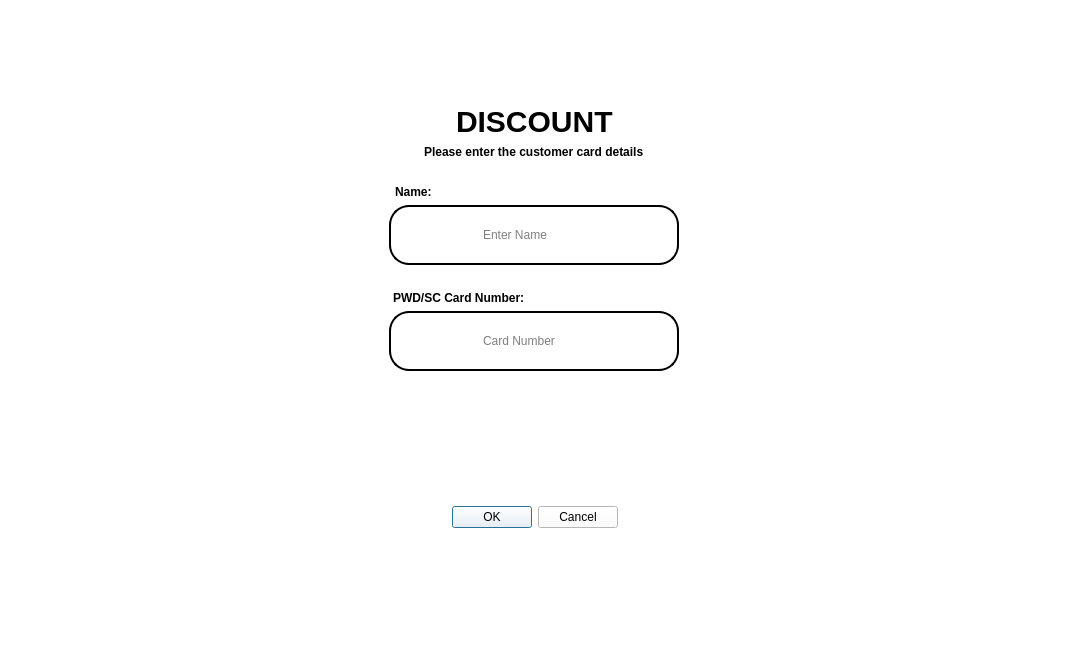
<?xml version="1.0" encoding="UTF-8"?>
<ui version="4.0">
 <class>Dialog</class>
 <widget class="QDialog" name="Dialog">
  <property name="geometry">
   <rect>
    <x>0</x>
    <y>0</y>
    <width>1069</width>
    <height>668</height>
   </rect>
  </property>
  <property name="sizePolicy">
   <sizepolicy hsizetype="Expanding" vsizetype="Expanding">
    <horstretch>0</horstretch>
    <verstretch>0</verstretch>
   </sizepolicy>
  </property>
  <property name="windowTitle">
   <string>Dialog</string>
  </property>
  <property name="styleSheet">
   <string notr="true">background-color:white;</string>
  </property>
  <layout class="QVBoxLayout" name="verticalLayout">
   <item>
    <spacer name="verticalSpacer_2">
     <property name="orientation">
      <enum>Qt::Orientation::Vertical</enum>
     </property>
     <property name="sizeHint" stdset="0">
      <size>
       <width>20</width>
       <height>40</height>
      </size>
     </property>
    </spacer>
   </item>
   <item alignment="Qt::AlignmentFlag::AlignHCenter">
    <widget class="QLabel" name="label">
     <property name="styleSheet">
      <string notr="true">color:black;
font-size:30px;
font-weight:bold;</string>
     </property>
     <property name="text">
      <string>DISCOUNT</string>
     </property>
    </widget>
   </item>
   <item alignment="Qt::AlignmentFlag::AlignHCenter">
    <widget class="QLabel" name="label_2">
     <property name="styleSheet">
      <string notr="true">color:black;
font-weight:bold;</string>
     </property>
     <property name="text">
      <string>Please enter the customer card details</string>
     </property>
    </widget>
   </item>
   <item alignment="Qt::AlignmentFlag::AlignHCenter">
    <widget class="QLabel" name="label_3">
     <property name="styleSheet">
      <string notr="true">color:black;
margin-right:240px;
margin-top:20px;
font-weight:bold;</string>
     </property>
     <property name="text">
      <string>Name:</string>
     </property>
    </widget>
   </item>
   <item alignment="Qt::AlignmentFlag::AlignHCenter">
    <widget class="QLineEdit" name="lineEdit">
     <property name="styleSheet">
      <string notr="true">padding-left:90px;
padding-right:90px;
padding-top:20px;
padding-bottom:20px;
background-color:white;
margin-left:120px;
margin-right:120px;
color:black;
 border: 2px solid black;
 border-radius: 20px;</string>
     </property>
     <property name="text">
      <string/>
     </property>
     <property name="placeholderText">
      <string>Enter Name</string>
     </property>
    </widget>
   </item>
   <item alignment="Qt::AlignmentFlag::AlignHCenter">
    <widget class="QLabel" name="label_4">
     <property name="styleSheet">
      <string notr="true">color:black;
margin-right:150px;
margin-top:20px;
font-weight:bold;</string>
     </property>
     <property name="text">
      <string>PWD/SC Card Number:</string>
     </property>
    </widget>
   </item>
   <item alignment="Qt::AlignmentFlag::AlignHCenter">
    <widget class="QLineEdit" name="lineEdit_2">
     <property name="styleSheet">
      <string notr="true">padding-left:90px;
padding-right:90px;
padding-top:20px;
padding-bottom:20px;
background-color:white;
margin-left:120px;
margin-right:120px;
color:black;
 border: 2px solid black;
 border-radius: 20px;</string>
     </property>
     <property name="placeholderText">
      <string>Card Number</string>
     </property>
    </widget>
   </item>
   <item>
    <spacer name="verticalSpacer_3">
     <property name="orientation">
      <enum>Qt::Orientation::Vertical</enum>
     </property>
     <property name="sizeHint" stdset="0">
      <size>
       <width>20</width>
       <height>40</height>
      </size>
     </property>
    </spacer>
   </item>
   <item>
    <widget class="QDialogButtonBox" name="buttonBox">
     <property name="sizePolicy">
      <sizepolicy hsizetype="Expanding" vsizetype="Expanding">
       <horstretch>0</horstretch>
       <verstretch>0</verstretch>
      </sizepolicy>
     </property>
     <property name="cursor">
      <cursorShape>PointingHandCursor</cursorShape>
     </property>
     <property name="styleSheet">
      <string notr="true">color:black;
background-color:white;
</string>
     </property>
     <property name="orientation">
      <enum>Qt::Orientation::Horizontal</enum>
     </property>
     <property name="standardButtons">
      <set>QDialogButtonBox::StandardButton::Cancel|QDialogButtonBox::StandardButton::Ok</set>
     </property>
     <property name="centerButtons">
      <bool>true</bool>
     </property>
    </widget>
   </item>
   <item>
    <spacer name="verticalSpacer">
     <property name="orientation">
      <enum>Qt::Orientation::Vertical</enum>
     </property>
     <property name="sizeHint" stdset="0">
      <size>
       <width>20</width>
       <height>40</height>
      </size>
     </property>
    </spacer>
   </item>
  </layout>
 </widget>
 <resources/>
 <connections>
  <connection>
   <sender>buttonBox</sender>
   <signal>accepted()</signal>
   <receiver>Dialog</receiver>
   <slot>accept()</slot>
   <hints>
    <hint type="sourcelabel">
     <x>248</x>
     <y>254</y>
    </hint>
    <hint type="destinationlabel">
     <x>157</x>
     <y>274</y>
    </hint>
   </hints>
  </connection>
  <connection>
   <sender>buttonBox</sender>
   <signal>rejected()</signal>
   <receiver>Dialog</receiver>
   <slot>reject()</slot>
   <hints>
    <hint type="sourcelabel">
     <x>316</x>
     <y>260</y>
    </hint>
    <hint type="destinationlabel">
     <x>286</x>
     <y>274</y>
    </hint>
   </hints>
  </connection>
 </connections>
</ui>
